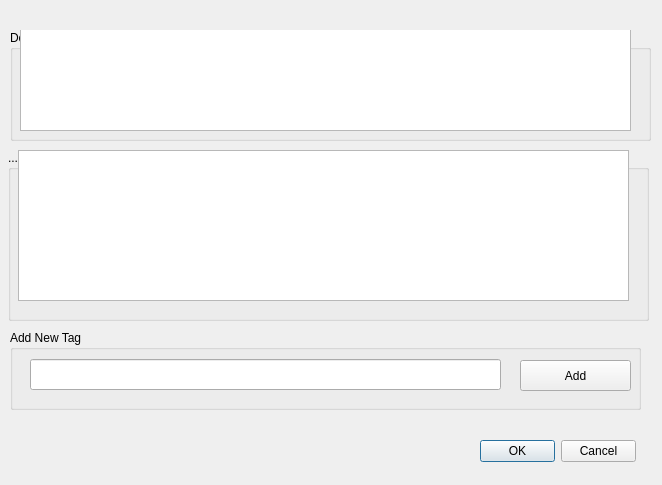
<?xml version="1.0" encoding="UTF-8"?>
<ui version="4.0">
 <class>DocTagsDialog</class>
 <widget class="QDialog" name="DocTagsDialog">
  <property name="geometry">
   <rect>
    <x>0</x>
    <y>0</y>
    <width>662</width>
    <height>485</height>
   </rect>
  </property>
  <property name="windowTitle">
   <string>Document Tags</string>
  </property>
  <widget class="QGroupBox" name="groupBox">
   <property name="geometry">
    <rect>
     <x>8</x>
     <y>150</y>
     <width>641</width>
     <height>171</height>
    </rect>
   </property>
   <property name="minimumSize">
    <size>
     <width>0</width>
     <height>0</height>
    </size>
   </property>
   <property name="maximumSize">
    <size>
     <width>16777215</width>
     <height>16777215</height>
    </size>
   </property>
   <property name="title">
    <string>...Drap your favorite tags to the document</string>
   </property>
   <widget class="MyListWidget" name="items">
    <property name="geometry">
     <rect>
      <x>10</x>
      <y>0</y>
      <width>611</width>
      <height>151</height>
     </rect>
    </property>
   </widget>
  </widget>
  <widget class="QDialogButtonBox" name="buttonBox">
   <property name="geometry">
    <rect>
     <x>480</x>
     <y>440</y>
     <width>156</width>
     <height>23</height>
    </rect>
   </property>
   <property name="whatsThis">
    <string/>
   </property>
   <property name="orientation">
    <enum>Qt::Horizontal</enum>
   </property>
   <property name="standardButtons">
    <set>QDialogButtonBox::Cancel|QDialogButtonBox::Ok</set>
   </property>
  </widget>
  <widget class="QGroupBox" name="groupBox_3">
   <property name="geometry">
    <rect>
     <x>10</x>
     <y>30</y>
     <width>641</width>
     <height>111</height>
    </rect>
   </property>
   <property name="sizePolicy">
    <sizepolicy hsizetype="Preferred" vsizetype="Preferred">
     <horstretch>0</horstretch>
     <verstretch>0</verstretch>
    </sizepolicy>
   </property>
   <property name="minimumSize">
    <size>
     <width>0</width>
     <height>0</height>
    </size>
   </property>
   <property name="acceptDrops">
    <bool>false</bool>
   </property>
   <property name="title">
    <string>Documnet's Tags</string>
   </property>
   <widget class="MyListWidget" name="selitems">
    <property name="geometry">
     <rect>
      <x>10</x>
      <y>-10</y>
      <width>611</width>
      <height>111</height>
     </rect>
    </property>
    <property name="sizePolicy">
     <sizepolicy hsizetype="Expanding" vsizetype="Expanding">
      <horstretch>0</horstretch>
      <verstretch>0</verstretch>
     </sizepolicy>
    </property>
    <property name="minimumSize">
     <size>
      <width>0</width>
      <height>0</height>
     </size>
    </property>
   </widget>
  </widget>
  <widget class="QGroupBox" name="groupBox_2">
   <property name="geometry">
    <rect>
     <x>10</x>
     <y>330</y>
     <width>631</width>
     <height>80</height>
    </rect>
   </property>
   <property name="title">
    <string>Add New Tag</string>
   </property>
   <widget class="QPushButton" name="addTagBtn">
    <property name="geometry">
     <rect>
      <x>510</x>
      <y>30</y>
      <width>111</width>
      <height>31</height>
     </rect>
    </property>
    <property name="text">
     <string>Add</string>
    </property>
   </widget>
   <widget class="QLineEdit" name="newtag">
    <property name="geometry">
     <rect>
      <x>20</x>
      <y>29</y>
      <width>471</width>
      <height>31</height>
     </rect>
    </property>
    <property name="font">
     <font>
      <pointsize>12</pointsize>
     </font>
    </property>
   </widget>
  </widget>
 </widget>
 <customwidgets>
  <customwidget>
   <class>MyListWidget</class>
   <extends>QListWidget</extends>
   <header location="global">mylistwidget.h</header>
  </customwidget>
 </customwidgets>
 <resources/>
 <connections>
  <connection>
   <sender>buttonBox</sender>
   <signal>rejected()</signal>
   <receiver>DocTagsDialog</receiver>
   <slot>reject()</slot>
   <hints>
    <hint type="sourcelabel">
     <x>295</x>
     <y>458</y>
    </hint>
    <hint type="destinationlabel">
     <x>286</x>
     <y>274</y>
    </hint>
   </hints>
  </connection>
 </connections>
</ui>
